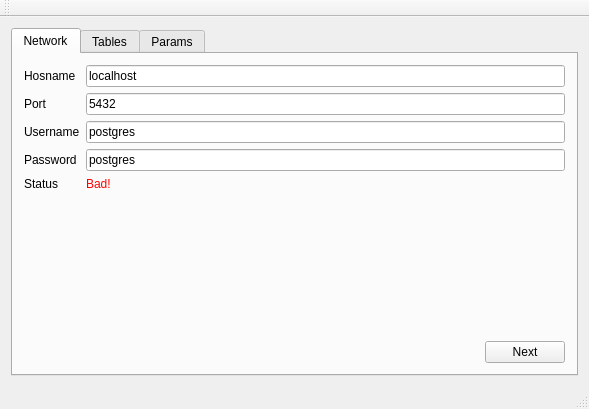
<?xml version="1.0" encoding="UTF-8"?>
<ui version="4.0">
 <class>MainWindow</class>
 <widget class="QMainWindow" name="MainWindow">
  <property name="geometry">
   <rect>
    <x>0</x>
    <y>0</y>
    <width>589</width>
    <height>409</height>
   </rect>
  </property>
  <property name="windowTitle">
   <string>MainWindow</string>
  </property>
  <widget class="QWidget" name="centralWidget">
   <layout class="QHBoxLayout" name="horizontalLayout">
    <item>
     <widget class="QTabWidget" name="tabs">
      <property name="currentIndex">
       <number>0</number>
      </property>
      <widget class="QWidget" name="net">
       <attribute name="title">
        <string>Network</string>
       </attribute>
       <layout class="QVBoxLayout" name="verticalLayout">
        <item>
         <layout class="QFormLayout" name="formLayout">
          <property name="fieldGrowthPolicy">
           <enum>QFormLayout::ExpandingFieldsGrow</enum>
          </property>
          <item row="0" column="0">
           <widget class="QLabel" name="label">
            <property name="text">
             <string>Hosname</string>
            </property>
            <property name="buddy">
             <cstring>edtHost</cstring>
            </property>
           </widget>
          </item>
          <item row="0" column="1">
           <widget class="QLineEdit" name="edtHost">
            <property name="text">
             <string>localhost</string>
            </property>
           </widget>
          </item>
          <item row="1" column="0">
           <widget class="QLabel" name="label_2">
            <property name="text">
             <string>Port</string>
            </property>
            <property name="buddy">
             <cstring>edtPort</cstring>
            </property>
           </widget>
          </item>
          <item row="1" column="1">
           <widget class="QLineEdit" name="edtPort">
            <property name="text">
             <string>5432</string>
            </property>
           </widget>
          </item>
          <item row="2" column="0">
           <widget class="QLabel" name="label_3">
            <property name="text">
             <string>Username</string>
            </property>
            <property name="buddy">
             <cstring>edtUser</cstring>
            </property>
           </widget>
          </item>
          <item row="2" column="1">
           <widget class="QLineEdit" name="edtUser">
            <property name="text">
             <string>postgres</string>
            </property>
           </widget>
          </item>
          <item row="3" column="0">
           <widget class="QLabel" name="label_4">
            <property name="text">
             <string>Password</string>
            </property>
            <property name="buddy">
             <cstring>edtPass</cstring>
            </property>
           </widget>
          </item>
          <item row="3" column="1">
           <widget class="QLineEdit" name="edtPass">
            <property name="text">
             <string>postgres</string>
            </property>
           </widget>
          </item>
          <item row="4" column="0">
           <widget class="QLabel" name="label_5">
            <property name="text">
             <string>Status</string>
            </property>
           </widget>
          </item>
          <item row="4" column="1">
           <widget class="QLabel" name="lblStatus">
            <property name="text">
             <string>&lt;!DOCTYPE HTML PUBLIC &quot;-//W3C//DTD HTML 4.0//EN&quot; &quot;http://www.w3.org/TR/REC-html40/strict.dtd&quot;&gt;
&lt;html&gt;&lt;head&gt;&lt;meta name=&quot;qrichtext&quot; content=&quot;1&quot; /&gt;&lt;style type=&quot;text/css&quot;&gt;
p, li { white-space: pre-wrap; }
&lt;/style&gt;&lt;/head&gt;&lt;body style=&quot; font-family:'Ubuntu'; font-size:9pt; font-weight:400; font-style:normal;&quot;&gt;
&lt;p style=&quot; margin-top:0px; margin-bottom:0px; margin-left:0px; margin-right:0px; -qt-block-indent:0; text-indent:0px;&quot;&gt;&lt;span style=&quot; color:#ff0000;&quot;&gt;Bad!&lt;/span&gt;&lt;/p&gt;&lt;/body&gt;&lt;/html&gt;</string>
            </property>
           </widget>
          </item>
         </layout>
        </item>
        <item>
         <spacer name="verticalSpacer">
          <property name="orientation">
           <enum>Qt::Vertical</enum>
          </property>
          <property name="sizeHint" stdset="0">
           <size>
            <width>20</width>
            <height>152</height>
           </size>
          </property>
         </spacer>
        </item>
        <item>
         <layout class="QHBoxLayout" name="horizontalLayout_4">
          <item>
           <spacer name="horizontalSpacer_3">
            <property name="orientation">
             <enum>Qt::Horizontal</enum>
            </property>
            <property name="sizeHint" stdset="0">
             <size>
              <width>40</width>
              <height>20</height>
             </size>
            </property>
           </spacer>
          </item>
          <item>
           <widget class="QPushButton" name="btnNext_Table">
            <property name="text">
             <string>Next</string>
            </property>
           </widget>
          </item>
         </layout>
        </item>
       </layout>
      </widget>
      <widget class="QWidget" name="tables">
       <attribute name="title">
        <string>Tables</string>
       </attribute>
       <layout class="QGridLayout" name="gridLayout_2">
        <item row="0" column="0">
         <widget class="QLabel" name="label_6">
          <property name="text">
           <string>Choose what...</string>
          </property>
         </widget>
        </item>
        <item row="0" column="1">
         <widget class="QLabel" name="label_7">
          <property name="text">
           <string>...to save</string>
          </property>
         </widget>
        </item>
        <item row="1" column="0">
         <widget class="QTreeWidget" name="tree">
          <column>
           <property name="text">
            <string>Structure</string>
           </property>
          </column>
         </widget>
        </item>
        <item row="1" column="1" colspan="2">
         <widget class="QTableWidget" name="outTables">
          <property name="columnCount">
           <number>4</number>
          </property>
          <column>
           <property name="text">
            <string>dbname</string>
           </property>
          </column>
          <column>
           <property name="text">
            <string>tablename</string>
           </property>
          </column>
          <column>
           <property name="text">
            <string>struct</string>
           </property>
          </column>
          <column>
           <property name="text">
            <string>data</string>
           </property>
          </column>
         </widget>
        </item>
        <item row="2" column="2">
         <layout class="QHBoxLayout" name="horizontalLayout_2">
          <item>
           <spacer name="horizontalSpacer">
            <property name="orientation">
             <enum>Qt::Horizontal</enum>
            </property>
            <property name="sizeHint" stdset="0">
             <size>
              <width>40</width>
              <height>20</height>
             </size>
            </property>
           </spacer>
          </item>
          <item>
           <widget class="QPushButton" name="btnNext_Params">
            <property name="text">
             <string>next</string>
            </property>
           </widget>
          </item>
         </layout>
        </item>
       </layout>
      </widget>
      <widget class="QWidget" name="params">
       <attribute name="title">
        <string>Params</string>
       </attribute>
      </widget>
     </widget>
    </item>
   </layout>
  </widget>
  <widget class="QMenuBar" name="menuBar">
   <property name="geometry">
    <rect>
     <x>0</x>
     <y>0</y>
     <width>589</width>
     <height>21</height>
    </rect>
   </property>
  </widget>
  <widget class="QToolBar" name="mainToolBar">
   <attribute name="toolBarArea">
    <enum>TopToolBarArea</enum>
   </attribute>
   <attribute name="toolBarBreak">
    <bool>false</bool>
   </attribute>
  </widget>
  <widget class="QStatusBar" name="statusBar"/>
 </widget>
 <layoutdefault spacing="6" margin="11"/>
 <tabstops>
  <tabstop>tabs</tabstop>
  <tabstop>edtHost</tabstop>
  <tabstop>edtPort</tabstop>
  <tabstop>edtUser</tabstop>
  <tabstop>edtPass</tabstop>
  <tabstop>btnNext_Table</tabstop>
  <tabstop>tree</tabstop>
  <tabstop>outTables</tabstop>
  <tabstop>btnNext_Params</tabstop>
 </tabstops>
 <resources/>
 <connections>
  <connection>
   <sender>edtHost</sender>
   <signal>returnPressed()</signal>
   <receiver>edtPort</receiver>
   <slot>setFocus()</slot>
   <hints>
    <hint type="sourcelabel">
     <x>139</x>
     <y>112</y>
    </hint>
    <hint type="destinationlabel">
     <x>155</x>
     <y>160</y>
    </hint>
   </hints>
  </connection>
  <connection>
   <sender>edtPort</sender>
   <signal>returnPressed()</signal>
   <receiver>edtUser</receiver>
   <slot>setFocus()</slot>
   <hints>
    <hint type="sourcelabel">
     <x>184</x>
     <y>157</y>
    </hint>
    <hint type="destinationlabel">
     <x>152</x>
     <y>240</y>
    </hint>
   </hints>
  </connection>
  <connection>
   <sender>edtUser</sender>
   <signal>returnPressed()</signal>
   <receiver>edtPass</receiver>
   <slot>setFocus()</slot>
   <hints>
    <hint type="sourcelabel">
     <x>172</x>
     <y>240</y>
    </hint>
    <hint type="destinationlabel">
     <x>175</x>
     <y>301</y>
    </hint>
   </hints>
  </connection>
  <connection>
   <sender>edtPass</sender>
   <signal>returnPressed()</signal>
   <receiver>btnNext_Table</receiver>
   <slot>setFocus()</slot>
   <hints>
    <hint type="sourcelabel">
     <x>298</x>
     <y>288</y>
    </hint>
    <hint type="destinationlabel">
     <x>549</x>
     <y>357</y>
    </hint>
   </hints>
  </connection>
 </connections>
</ui>
